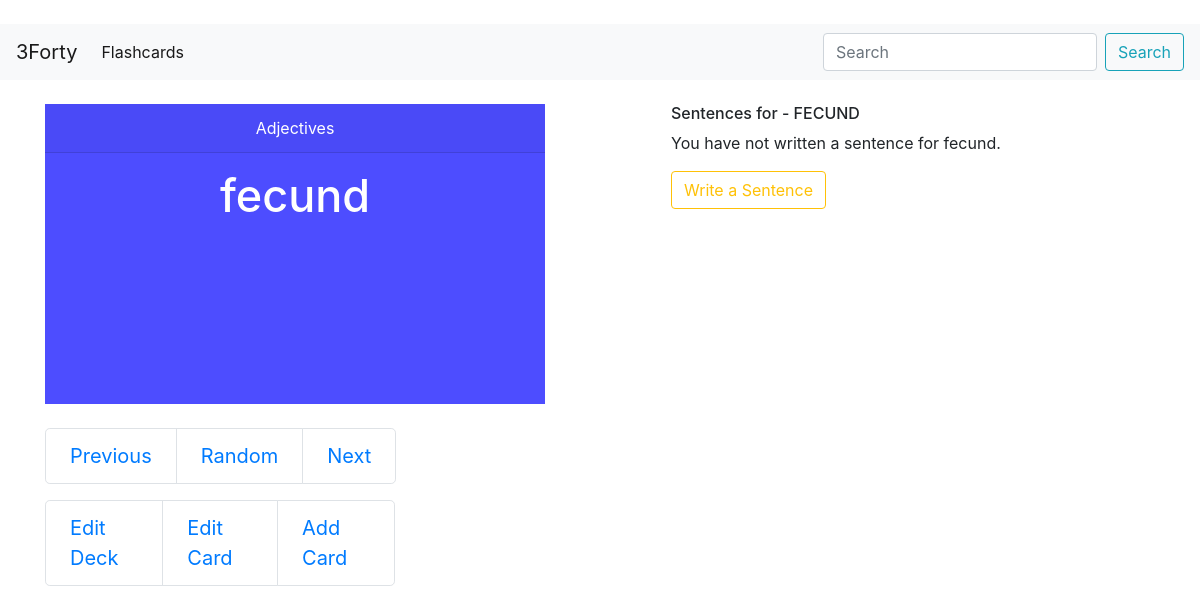
/flashcards/view/4?card=68, run on the app's committed database.
### flashcards/models.py (models this page shows, shortened)
class Card_Set(models.Model):                                                         # Model for the GRE flashcards
    topic = models.CharField(max_length = 50, null = False, blank = False)            # Select either Adjective, Noun, or  Verb to study
    description = models.CharField(max_length = 300, null = False, blank = True)      # Description of topic
    is_active = models.BooleanField(default = True)                                  # When Card_Set is created, it will default to being inactive as no cards will exist in the set
    def __str__(self):
        return self.topic
    def get_card_count(self):
        '''
        Function that reutrns the number of cards in each card set as integer
        '''
        return self.card_set.count()
    get_card_count.short_description = 'Card Count'    # Card Count is the column header in the Admin Panel
    def get_random_card(self):
        random_number = random.randint(0, self.card_set.count() - 1)    # Return random card from card set
        random_card = self.card_set.all()[random_number]
        return random_card

class Card(models.Model):
    parent_card_set = models.ForeignKey(Card_Set, on_delete = models.CASCADE)
    word = models.CharField(max_length = 50, null = False, blank = False)           # Vocabulary word
    definition = models.TextField(max_length = 500, null = False, blank = False)    # Vocabulary word's definition
    sentences = models.TextField(max_length = 500, null = False, blank = True)                                      # Vocabulary word used in sentence
    def get_previous_card(self):
        first_card_in_set = self.parent_card_set.card_set.first()
        if self == first_card_in_set:
            return self.parent_card_set.card_set.last()
        else:
            return self.parent_card_set.card_set.filter(id__lt = self.id).last()
    def get_next_card(self):
        last_card_in_set = self.parent_card_set.card_set.last()
        if self == last_card_in_set:
            return self.parent_card_set.card_set.first()
        else:
            return self.parent_card_set.card_set.filter(id__gt = self.id).first()

### flashcards/views.py (the view)
# urls.py: url(r'view/(?P<card_set_id>[\d]+)', views.view_card_set, name = 'view_card_set'),
def view_card_set(request, card_set_id):
    card_set_object = get_object_or_404(Card_Set, id = card_set_id)
    card_list = card_set_object.card_set.all()		# Returns all cards in respective card set
    card_object = card_list.first()			        # Returns the first card in the set
    if request.method == 'GET' and 'card' in request.GET:
        card_object = get_object_or_404(Card, id = request.GET['card'])
    '''
    # Form for writing the vocabulary word in a sentence
    if request.method == 'POST':
        form = Card_Form(request.POST, instance = card_object)
        if form.is_valid():
            form.save()
            return HttpResponseRedirect(reverse('flashcards:flashcards'))

    else:
        form = Card_Form(instance = card_object)
    '''
    context = {'card_set_object': card_set_object, 'card_object': card_object}
    return render(request, 'flashcards/view_cards.html', context)

### flashcards/templates/flashcards/view_cards.html (shortened to what this page needs)
{% extends 'base.html' %}
{% load widget_tweaks %}
{% block head %}
<head>
</head>
{% endblock %}
{% block body%}
<div class="container">
<div class="row">
	<div class="col-md-4 mr-5">
	{% if card_object %}
	<div class="flip-card">
	<div class="flip-card-inner">
		<div class="flip-card-front">
		<div class="card-header">{{ card_set_object }}
		</div>
		<p>
		<h4 class="card-title" style="font-size: 45px">{{ card_object.word }}</h4>
		</p>
		</div>
		<div class="flip-card-back">
		<p>
		<h4 class="card-text">{{ card_object.definition }}</h4>
		</p>
		</div>
	</div>
	</div>
	<br>
	{% else %}
	<p><b>No cards are in the {{card_set_object | upper }} card set.</b></p>
	{% endif %}
	<nav aria-label="...">
	<ul class="pagination pagination-lg">
		{% if card_object %}
		<li class="page-item"><a class="page-link"
		href="{% url 'flashcards:view_card_set' card_set_object.id %}?card={{ card_object.get_previous_card.id }}">
		Previous</a></li>
		<li class="page-item"><a class="page-link"
		href="{% url 'flashcards:view_card_set' card_set_object.id %}?card={{ card_set_object.get_random_card.id }}">
		Random</a></li>
		<li class="page-item"><a class="page-link"
		href="{% url 'flashcards:view_card_set' card_set_object.id %}?card={{ card_object.get_next_card.id }}">
		Next</a></li>
		{% endif %}
	</ul>
	</nav>
	<nav aria-label="...">
	<ul class="pagination pagination-lg">
	<li class="page-item"><a class="page-link"
	href="{% url 'flashcards:edit_card_set' card_set_object.id %}"
	role="button">Edit Deck</a><p>
	{% if card_object %}
	<li class="page-item"><a class="page-link"
	href="{% url 'flashcards:edit_card' card_object.id %}"
	role="button">Edit Card</a><p>
	{% endif %}
	<li class="page-item"><a class="page-link"
	href="{% url 'flashcards:create_card' card_set_object.id %}"
	role="button">Add Card</a><p>
	</ul>
	</nav>
	</div>
	<div class="col-sm-2 mr-2">
	</div>
	<div class="col-xl-4">
		<h6>Sentences for - {{ card_object.word | upper }}</h6>
		{% if card_object.sentences|length == 0 %}
			<p>You have not written a sentence for {{ card_object.word }}.</p>
			<a class="btn btn-outline-warning" href="{% url 'flashcards:edit_card' card_object.id %}" role="button">
			Write a Sentence</a>
		{% else %}
			<p>{{ card_object.sentences }}</p>
			<a class="btn btn-outline-warning" href="{% url 'flashcards:edit_card' card_object.id %}" role="button">
			Edit Sentence</a>
		{% endif %}
	</div>
</div>
</div>
{% endblock %}

### flashcards/templates/flashcards/view_cards.html (style rules this page uses)
.flip-card { background-color: transparent; width: 500px; height: 300px; perspective: 1000px; }
.flip-card-inner { position: relative; width: 100%; height: 100%; text-align: center; transition: transform 0.8s; transform-style: preserve-3d; }
.flip-card-front, .flip-card-back { position: absolute; width: 100%; height: 100%; backface-visibility: hidden; }
.flip-card-front { background-color: #4d4dff; color: white; }
.flip-card-back { background-color: dodgerblue; color: white; transform: rotateY(180deg); }

### data on the page
Card_Set: topic "Adjectives"
Card: word "fecund", word "FECUND"
